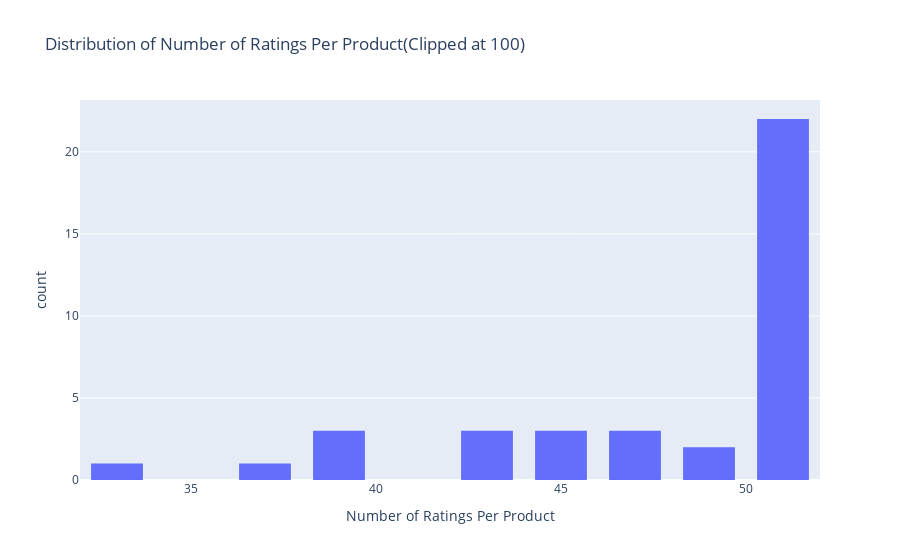

Here is the notebook cell this chart was saved with:
### Code cell
data = df.groupby('pcode')['rate'].count().clip(upper=50)

# Create trace
trace = go.Histogram(x = data.values,
                    name = 'Ratings',
                    xbins = dict(start = 0, end = 60, size =2))
# Create layout
layout = go.Layout(title = 'Distribution of Number of Ratings Per Product(Clipped at 100)',
                  xaxis = dict(title = 'Number of Ratings Per Product'),
                  yaxis = dict(title = 'count'),
                  bargap = 0.3)

# Create plot
fig = go.Figure(data=[trace], layout = layout)
iplot(fig)

### Figure 1 — Plotly figure (JSON) as saved in the notebook; plotly's stock layout.template omitted (floating-point values rounded to 4 significant figures)
{"data": [{"name": "Ratings", "type": "histogram", "x": [43, 50, 48, 50, 50, 50, 50, 50, 50, 50, 50, 50, 45, 50, 50, 50, 47, 50, 39, 42, 50, 50, 50, 42, 46, 37, 39, 50, 50, 39, 47, 50, 50, 45, 50, 33, 45, 49], "xbins": {"end": 60, "size": 2, "start": 0}}], "layout": {"bargap": 0.3, "title": {"text": "Distribution of Number of Ratings Per Product(Clipped at 100)"}, "xaxis": {"title": {"text": "Number of Ratings Per Product"}}, "yaxis": {"title": {"text": "count"}}}}
